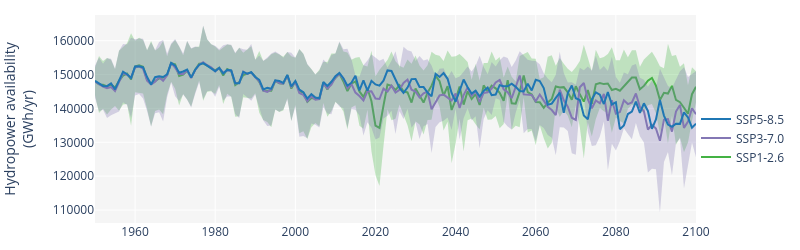

The cell this chart's notebook holds for it:
### Markdown cell above
for storage-type sites if available

### Code cell
if len(df_basin_yearly_gwh_stor)>0:
    fig = make_subplots(rows=1, cols=1, shared_xaxes=True, vertical_spacing=0.01)
    
    ###SSP126
    fig.add_trace(go.Scatter(name='SSP1-2.6', x=df_basin_yearly_gwh_stor_ssp_mean.index, 
                             y=df_basin_yearly_gwh_stor_ssp_mean['ssp126'],
                            mode='lines', line=dict(color='rgb(68, 178, 68)'),), row=1, col=1)
        
    fig.add_trace(go.Scatter(name='Upper Bound', x=df_basin_yearly_gwh_stor_ssp_upper.index, 
                             y=df_basin_yearly_gwh_stor_ssp_upper['ssp126'],
                             mode='lines',marker=dict(color="#444"),line=dict(width=0),showlegend=False), row=1, col=1)
        
    fig.add_trace(go.Scatter(name='Lower Bound', x=df_basin_yearly_gwh_stor_ssp_lower.index, 
                             y=df_basin_yearly_gwh_stor_ssp_lower['ssp126'], marker=dict(color="#444"), 
                            line=dict(width=0), mode='lines', fillcolor='rgba(68, 178, 68, 0.3)',fill='tonexty',showlegend=False), row=1, col=1)
    
    # ###SSP370    
    fig.add_trace(go.Scatter(name='SSP3-7.0', x=df_basin_yearly_gwh_stor_ssp_mean.index, 
                             y=df_basin_yearly_gwh_stor_ssp_mean['ssp370'],
                             mode='lines', line=dict(color='rgb(131, 119, 180)'),), row=1, col=1)
        
    fig.add_trace(go.Scatter(name='Upper Bound', x=df_basin_yearly_gwh_stor_ssp_upper.index, 
                             y=df_basin_yearly_gwh_stor_ssp_upper['ssp370'],
            mode='lines',marker=dict(color="#444"),line=dict(width=0),showlegend=False), row=1, col=1)
        
    fig.add_trace(go.Scatter(name='Lower Bound', x=df_basin_yearly_gwh_stor_ssp_lower.index, 
                             y=df_basin_yearly_gwh_stor_ssp_lower['ssp370'],marker=dict(color="#444"), 
                            line=dict(width=0), mode='lines', fillcolor='rgba(131, 119, 180, 0.3)',fill='tonexty',showlegend=False), row=1, col=1)
    
    # ###SSP585   
    fig.add_trace(go.Scatter(name='SSP5-8.5', x=df_basin_yearly_gwh_stor_ssp_mean.index, 
                             y=df_basin_yearly_gwh_stor_ssp_mean['ssp585'],
                            mode='lines', line=dict(color='rgb(31, 119, 180)'),), row=1, col=1)
        
    fig.add_trace(go.Scatter(name='Upper Bound', x=df_basin_yearly_gwh_stor_ssp_mean.index, 
                             y=df_basin_yearly_gwh_stor_ssp_mean['ssp585'],
                            mode='lines',marker=dict(color="#444"),line=dict(width=0),showlegend=False), row=1, col=1)
        
    fig.add_trace(go.Scatter(name='Lower Bound', x=df_basin_yearly_gwh_stor_ssp_mean.index, 
                             y=df_basin_yearly_gwh_stor_ssp_mean['ssp585'],marker=dict(color="#444"), 
                        line=dict(width=0), mode='lines', fillcolor='rgba(31, 119, 180, 0.3)',fill='tonexty', showlegend=False), row=1, col=1)
    
    
    fig.update_yaxes( tickformat='.0f') #type='log', 
    
    fig.update_layout(font = dict(size=12),width=800, height=250,
                      yaxis1 = dict(title="Hydropower availability<br>(GWh/yr)"),
                      plot_bgcolor='#f5f5f5',#legend_traceorder="reversed",#showlegend=False)
                      legend=dict(yanchor="top",y=0.57,xanchor="left", x=1.00), 
                      margin=dict(l=10,r=10,b=10,t=15))
    
    fig.show()

### Figure 1 — Plotly figure (JSON) as saved in the notebook; plotly's stock layout.template omitted (floating-point values rounded to 4 significant figures; data arrays with more than 128 entries replaced by an {"elided": "..."} marker saying what was removed)
{"data": [{"line": {"color": "rgb(68, 178, 68)"}, "mode": "lines", "name": "SSP1-2.6", "type": "scatter", "x": {"elided": "151 int values"}, "xaxis": "x", "y": {"elided": "151 float values"}, "yaxis": "y"}, {"line": {"width": 0}, "marker": {"color": "#444"}, "mode": "lines", "name": "Upper Bound", "showlegend": false, "type": "scatter", "x": {"elided": "151 int values"}, "xaxis": "x", "y": {"elided": "151 float values"}, "yaxis": "y"}, {"fill": "tonexty", "fillcolor": "rgba(68, 178, 68, 0.3)", "line": {"width": 0}, "marker": {"color": "#444"}, "mode": "lines", "name": "Lower Bound", "showlegend": false, "type": "scatter", "x": {"elided": "151 int values"}, "xaxis": "x", "y": {"elided": "151 float values"}, "yaxis": "y"}, {"line": {"color": "rgb(131, 119, 180)"}, "mode": "lines", "name": "SSP3-7.0", "type": "scatter", "x": {"elided": "151 int values"}, "xaxis": "x", "y": {"elided": "151 float values"}, "yaxis": "y"}, {"line": {"width": 0}, "marker": {"color": "#444"}, "mode": "lines", "name": "Upper Bound", "showlegend": false, "type": "scatter", "x": {"elided": "151 int values"}, "xaxis": "x", "y": {"elided": "151 float values"}, "yaxis": "y"}, {"fill": "tonexty", "fillcolor": "rgba(131, 119, 180, 0.3)", "line": {"width": 0}, "marker": {"color": "#444"}, "mode": "lines", "name": "Lower Bound", "showlegend": false, "type": "scatter", "x": {"elided": "151 int values"}, "xaxis": "x", "y": {"elided": "151 float values"}, "yaxis": "y"}, {"line": {"color": "rgb(31, 119, 180)"}, "mode": "lines", "name": "SSP5-8.5", "type": "scatter", "x": {"elided": "151 int values"}, "xaxis": "x", "y": {"elided": "151 float values"}, "yaxis": "y"}, {"line": {"width": 0}, "marker": {"color": "#444"}, "mode": "lines", "name": "Upper Bound", "showlegend": false, "type": "scatter", "x": {"elided": "151 int values"}, "xaxis": "x", "y": {"elided": "151 float values"}, "yaxis": "y"}, {"fill": "tonexty", "fillcolor": "rgba(31, 119, 180, 0.3)", "line": {"width": 0}, "marker": {"color": "#444"}, "mode": "lines", "name": "Lower Bound", "showlegend": false, "type": "scatter", "x": {"elided": "151 int values"}, "xaxis": "x", "y": {"elided": "151 float values"}, "yaxis": "y"}], "layout": {"font": {"size": 12}, "height": 250, "legend": {"x": 1, "xanchor": "left", "y": 0.57, "yanchor": "top"}, "margin": {"b": 10, "l": 10, "r": 10, "t": 15}, "plot_bgcolor": "#f5f5f5", "width": 800, "xaxis": {"anchor": "y", "autorange": true, "domain": [0, 1], "range": [1950, 2100], "type": "linear"}, "yaxis": {"anchor": "x", "autorange": true, "domain": [0, 1], "range": [106200.0, 167600.0], "tickformat": ".0f", "title": {"text": "Hydropower availability<br>(GWh/yr)"}, "type": "linear"}}}
